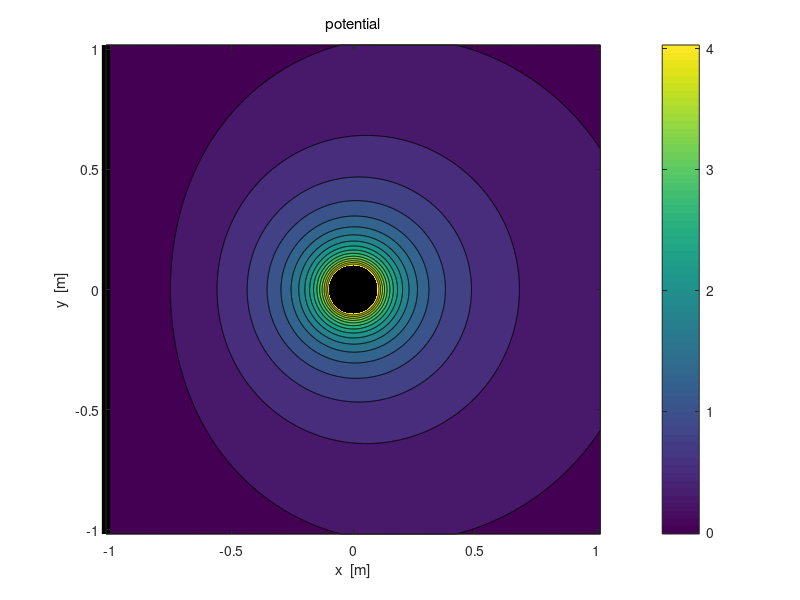

The MATLAB source for this figure: (Note: this script raises an error after producing the figure.)
% cemVE13.m
% 27 Aapril 2016
% Ian Cooper
% School of Physics, University of Sydney
% http://www.physics.usyd.edu.au/teach_res/mp/mphome.htm

% Potential and Electric Field in [2D] region
% METHOD OF IMAGES:  charge and GROUNDED PLATE

clear all
close all
clc
tic

% ========================================================================
% INPUTS  
% ========================================================================

% Number of grid point    [N = 1001]
   N = 1001;
% 1: Charge  Q   charge / position / radius
   Q = 50e-6;
   xQ = 0; yQ = 0;
   radius = 0.1;

% 2: Image charge     charge / position
   QI = -Q;
   xI = -2; yI = 0;

   
% Dimensions of region 
   minX = -1.018;  
   maxX =  1.018;
   minY = -1.018;
   maxY =  1.018;
%    minR = 1e-4;
%    minRx = 1e-4;
%    minRy = 1e-4;
%    Vsat = 5e6;
%    Esat = 20e6;
 
% =======================================================================
% SETUP 
% =======================================================================

% constants
   eps0 = 8.854e-12;
   kC = 1/(4*pi*eps0);
% Saturation levels
  Vsat = kC * Q / radius;
  Esat = kC * Q / radius^2;

% [2D] region
   x = linspace(minX,maxX,N);
   y = linspace(minY, maxY,N);
   
% Grid positions
   [xG, yG] = meshgrid(x,y);
   dx = xG(2)-xG(1); dy = yG(2)-yG(1);
        
% =======================================================================
% CALCULATION: POTENTIAL & ELECTRIC FIELD 
% =======================================================================

% 1: potential & electric field for Q      
   RQx = xG - xQ;
   RQy = yG - yQ;
   
   RQ = sqrt(RQx.^2 + RQy.^2);
%   RQ(RQ < minR) = minR;
   VQ = (kC * Q)./ RQ;
   VQ(VQ > Vsat) = Vsat;
   
   RQ3 = RQ.^3;
   EQx = kC .* Q .* RQx ./ RQ3;
   EQy = kC .* Q .* RQy ./ RQ3;
   
   EQ = sqrt(EQx.^2 + EQy.^2);
%    if max(max(EQ)) >=  Esat; EQ(EQ >  Esat)     =  Esat; end
%    if max(max(EQx)) >=  Esat; EQx(EQx >  Esat)  =  Esat; end
%    if min(min(EQx)) <= -Esat; EQx(EQx < -Esat)  = -Esat; end
%    if max(max(EQy)) >=  Esat; EQy(EQy >  Esat)  =  Esat; end
%    if min(min(EQy)) <= -Esat; EQy(EQy < -Esat)  = -Esat; end
%    
% 2: potential & electric field for QI
   RIx = xG - xI;
   RIy = yG - yI;
   
   RI = sqrt(RIx.^2 + RIy.^2);
 %  RI(RI < minR) = minR;
   VI = (kC * QI)./ RI;
   VI(abs(VI) > Vsat) = -Vsat;
   
   RI3 = RI.^3;
   EIx = kC .* QI .* RIx ./ RI3;
   EIy = kC .* QI .* RIy ./ RI3;
   
   EI = sqrt(EIx.^2 + EIy.^2);
%    if max(max(EI)) >=  Esat; EI(EI >  Esat)  =  Esat; end
%    if min(min(EI)) <= -Esat; EI(EI < -Esat)  = -Esat; end
%    
%    if max(max(EIx)) >=  Esat; EIx(EIx >  Esat)  =  Esat; end
%    if min(min(EIx)) <= -Esat; EIx(EIx < -Esat)  = -Esat; end
%    
%    if max(max(EIy)) >=  Esat; EIy(EIy >  Esat)  =  Esat; end
%    if min(min(EIy)) <= -Esat; EIy(EIy < -Esat)  = -Esat; end
   
   R = sqrt(xG.^2 + yG.^2);
   
% total potential and electric field
   V = VQ + VI;
   V(V > Vsat) = Vsat;
 
   Ex = EQx + EIx;
   Ey = EQy + EIy;   
   E = sqrt(Ex.^2 + Ey.^2);
   E(E > Esat) = Esat;  



% ======================================================================= 
% GRAPHICS 
% ======================================================================= 
 fs = 12;
%%
figure(1)   % potential --------------------------------------------------
   set(gcf,'units','normalized','position',[0.01 0.52 0.23 0.32]);
% potential
   zP = (V./1e6);
   contourf(xG,yG,zP,16);
   hold on
% charged sphere 
   col = [1 0 0];
   pos = [-radius, -radius, 2*radius, 2*radius];
   h = rectangle('Position',pos,'Curvature',[1,1]);
   set(h,'FaceColor',col,'EdgeColor',col);
% grounded plate
   xP = [minX minX]; yP = [minY maxY];
   plot(xP,yP,'color',[0 0 0],'linewidth',6)
% titles
   xlabel('x  [m]'); ylabel('y  [m]'); 
   title('potential','fontweight','normal');
% graphics parameters
   shading interp
   h = colorbar;
   h.Label.String = 'V   [ MV ]';
   h = colormap('parula');
   beta = 0.5;
   brighten(h,beta);
   set(gca,'fontsize',fs);
   axis equal

%%
figure(2)   % potential --------------------------------------------------
   set(gcf,'units','normalized','position',[0.01 0.10 0.23 0.32]);

   zP = (V./1e6);
   surf(xG,yG,zP);
   hold on
% charged sphere 
   col = [1 0 0];
   pos = [-radius, -radius, 2*radius, 2*radius];
   h = rectangle('Position',pos,'Curvature',[1,1]);
   set(h,'FaceColor',col,'EdgeColor',col);
% grounded plate
   xP = [minX minX]; yP = [minY maxY];
   plot(xP,yP,'color',[0 0 0],'linewidth',6)   
% titles
   xlabel('x  [m]'); ylabel('y  [m]'); 
   title('potential','fontweight','normal');
% graphics parameters
   shading interp
   h = colorbar;
   h.Label.String = 'V   [ MV ]';
   h = colormap('parula');
   beta = 0.5;
   brighten(h,beta);
   set(gca,'fontsize',fs);
   view(-28,47);
   
   
figure(3)   % field ----------------------------------------------------
   set(gcf,'units','normalized','position',[0.25 0.52 0.23 0.32]);
   
   contourf(xG,yG,E./1e6,16);
   hold on
% grounded plate
   xP = [minX minX]; yP = [minY maxY];
   plot(xP,yP,'color',[0 0 0],'linewidth',6)
% charged sphere 
   col = [1 0 0];
   pos = [-radius, -radius, 2*radius, 2*radius];
   h = rectangle('Position',pos,'Curvature',[1,1]);
   set(h,'FaceColor',col,'EdgeColor',col);
   
   xlabel('x  [m]'); ylabel('y  [m]'); zlabel('E  [ MV / m ]');
   title('electric field | E |','fontweight','normal');
   
   colorbar
   shading interp
   h =  colorbar;
   h.Label.String = '| E |   [ MV/m ]';
      
   axis square
   set(gca,'fontsize',fs) 
   box on

figure(4)   % field ----------------------------------------------------
   set(gcf,'units','normalized','position',[0.25 0.10 0.23 0.32]);
   
   surf(xG,yG,E./1e6);
   hold on
% charged sphere 
   col = [1 0 0];
   pos = [-radius, -radius, 2*radius, 2*radius];
   h = rectangle('Position',pos,'Curvature',[1,1]);
   set(h,'FaceColor',col,'EdgeColor',col);
% grounded plate
   xP = [minX minX]; yP = [minY maxY];
   plot(xP,yP,'color',[0 0 0],'linewidth',6)
   
   xlabel('x  [m]'); ylabel('y  [m]'); zlabel('E  [ MV / m ]');
   title('electric field | E |','fontweight','normal');
   
   colorbar
   shading interp
   h =  colorbar;
   h.Label.String = '| E |   [ MV/m ]';
      
   view(-28,47);
   set(gca,'fontsize',fs) 
   box on      

figure(5)   % potential -----------------------------------------------
   set(gcf,'units','normalized','position',[0.49 0.52 0.23 0.32]);
   indX1 = find(x>-0.5,1); indX2 = find(x>0.5,1);
   xP = y; yP = V(:,indX1)./1e6;
   h = plot(xP,yP);
   set(h,'color','r','lineWidth',2);
   hold on
   yP = V(:,indX2)./1e6;
   h = plot(xP,yP);
   set(h,'color','b','lineWidth',2);
   
% labels
   tm = 'Potential  V  in Y direction';
   h = title(tm); set(h,'fontweight','normal')
   xlabel('y  [m]'); ylabel('V    [ MV ]');   
   tm1 = 'x = ';
   tm2 = num2str(x(indX1),2);
   tm3 = num2str(x(indX2),2);
   tm4= '  m';
   tmA = [tm1 tm2 tm4]; 
   tmB = [tm1 tm3 tm4]; 
   legend(tmA,tmB);
   
% Graphics parameters
   set(gca,'fontsize',fs);       
   set(gca,'xLim',[minY maxY]);
   grid on
   
figure(6)   % field ----------------------------------------------------
   set(gcf,'units','normalized','position',[0.49 0.10 0.23 0.32]);
   indX1 = find(x>-0.5,1); indX2 = find(x>0.5,1);
   xP = y; yP = E(:,indX1)./1e6;
   h = plot(xP,yP);
   set(h,'color','r','lineWidth',2);
   hold on
   yP = E(:,indX2)./1e6;
   h = plot(xP,yP);
   set(h,'color','b','lineWidth',2);
   
% labels
   tm = 'Electric Field | E | in Y direction';
   h = title(tm); set(h,'fontweight','normal')
   xlabel('y  [m]'); ylabel('| E |    [ MV/m ]');   
   tm1 = 'x = ';
   tm2 = num2str(x(indX1),2);
   tm3 = num2str(x(indX2),2);
   tm4= '  m';
   tmA = [tm1 tm2 tm4]; 
   tmB = [tm1 tm3 tm4]; 
   legend(tmA,tmB);
   
% Graphics parameters
   set(gca,'fontsize',fs);       
   set(gca,'xLim',[minY maxY]);
   grid on 

   
figure(7)   % ----------------------------------------------------------
   set(gcf,'units','normalized','position',[0.75 0.52 0.23 0.32]);  
   contourf(xG,yG,V./1e6,16)
% charged sphere 
   col = [1 0 0];
   pos = [-radius, -radius, 2*radius, 2*radius];
   h = rectangle('Position',pos,'Curvature',[1,1]);
   set(h,'FaceColor',col,'EdgeColor',col);   
   xlabel('x  [m]'); ylabel('y  [m]');
   title('potential  /  electric field lines','fontweight','normal');
  
   hold on
     
% streamline
   a = 0.2; ang = linspace(0,360,36);
   sx = xQ + a .* cosd(ang); sy = yQ + a .* sind(ang);
   p3 = Ex; p4 = Ey;
   h = streamline(xG,yG,p3,p4,sx,sy);
   set(h,'linewidth',2,'color',[1 1 1]);

% grounded plate
   xP = [minX minX]; yP = [minY maxY];
   plot(xP,yP,'color',[0 0 0],'linewidth',6)
        
   shading interp
   h = colorbar;
   h.Label.String = 'V   [ MV ]';
   h = colormap('parula');
   beta = 0.5;
   brighten(h,beta);
      
   set(gca,'xLim',[minX,maxX]); set(gca,'yLim', [minY, maxY]);
   set(gca,'fontsize',fs);
   axis square;
     box on;
     
 %%
figure(8)    % ---------------------------------------------------------
     set(gcf,'units','normalized','position',[0.75 0.1 0.23 0.32]); 
     hold on
% grounded plate
   xP = [minX minX]; yP = [minY maxY];
   plot(xP,yP,'color',[0.5 0.5 0.5],'linewidth',6)     
     index1 = 51 : 100 : 951;
    % index1 = [index1 500 502];
     index2 = index1;
          
     p1 = xG(index1, index2); p2 = yG(index1, index2);
     
% scaling of electric field lines: unit length
     p3 = Ex(index1, index2)./(E(index1,index2));
     p4 = Ey(index1, index2)./(E(index1,index2));

% no scaling of electric field lines
%  p3 = Ex(index1, index2); p4 = Ey(index1, index2); 
     
     h = quiver(p1,p2,p3,p4,'autoscalefactor',0.5);
     set(h,'color',[0 0 1],'linewidth',1.2)
     
     hold on 
    
% charged sphere 
   col = [1 0 0];
   pos = [-radius, -radius, 2*radius, 2*radius];
   h = rectangle('Position',pos,'Curvature',[1,1]);
   set(h,'FaceColor',col,'EdgeColor',col);

     
    xlabel('x  [m]'); ylabel('y  [m]');
    title('direction of scaled E at grid points','fontweight','normal');
     
    set(gca,'xLim',[minX maxX]); set(gca,'yLim', [minY maxY]);
    set(gca,'fontsize',fs);
    axis equal
    box on   

   

   toc




